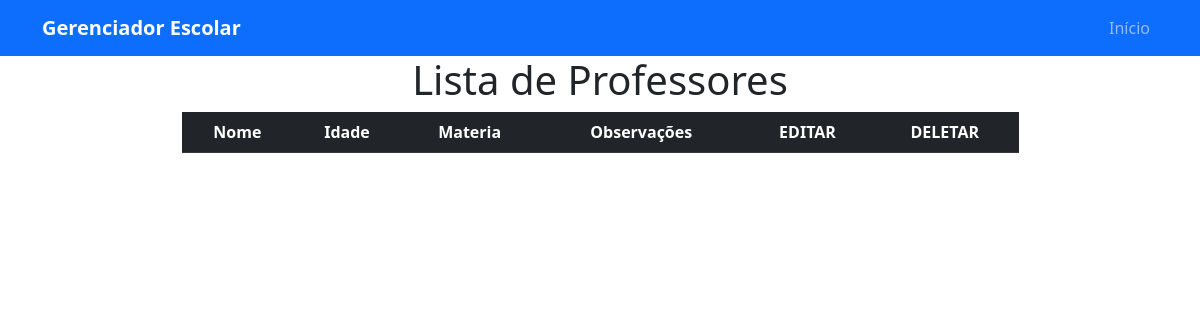
The app's page /professor/, older data.
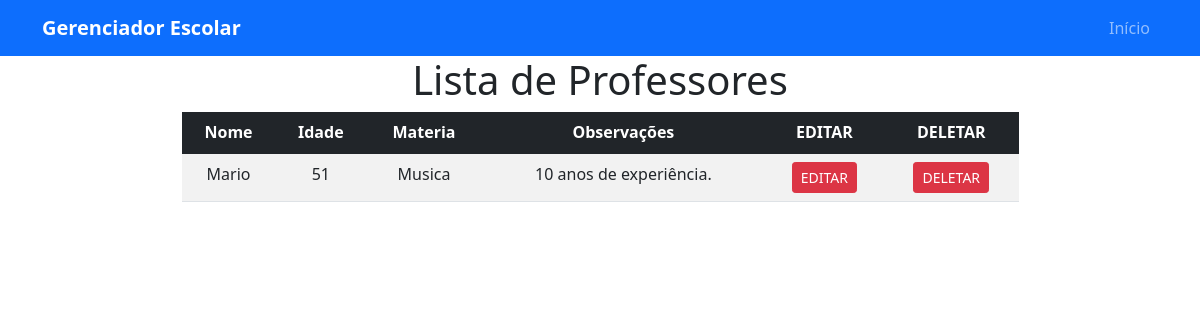
The same page, newer data.
### model/professor.py (models this page shows)
class Professor(db.Model):
    __tablename__ = "professores"
    id = db.Column(db.Integer, primary_key=True)
    nome = db.Column(db.String(100), nullable=False)
    idade = db.Column(db.Integer, nullable=False)
    materia = db.Column(db.String(100), nullable=True)
    observacoes = db.Column(db.Text, nullable=True)
    turmas = db.relationship("Turma", back_populates="professor")

### routes/professor_routes.py (the view)
@professores_bp.route("/")
def listar_professores():
    professores = ProfessorController.index()
    return render_template("professores.html", professores=professores, titulo="Lista de Professores")

### controller/professor_controller.py (called while the page is built)
    @staticmethod
    def index():
        professores = Professor.query.all()
        return professores

### templates/professores.html (shortened to what this page needs)
<!DOCTYPE html>
<html lang="pt-BR">
<head>
    <link rel="stylesheet" href="{{ url_for('static', filename='bootstrap.css') }}">
</head>
<body>
<header>
    <nav class="navbar navbar-expand-lg navbar-dark bg-primary">
        <div class="container">
            <a class="navbar-brand fw-bold" href="{{ url_for('pagina_inicial') }}">Gerenciador Escolar</a>
            <div class="collapse navbar-collapse" id="navbarNav">
                <ul class="navbar-nav ms-auto">
                    <li class="nav-item"> <a class="nav-link" href="{{ url_for('pagina_inicial') }}">Início</a> </li>
                </ul>
            </div>
        </div>
    </nav>
</header>
    <div class="container d-flex flex-column justify-content-center align-items-center">
        <div>
            <h1>{{ titulo }}</h1>
        </div>
        <div class="table-responsive" style="width: 75%;">
            <table class="table table-striped table-hover text-center">
                <thead class="table-dark">
                    <tr>
                        <th>Nome</th>
                        <th>Idade</th>
                        <th>Materia</th>
                        <th>Observações</th>
                        <th>EDITAR</th>
                        <th>DELETAR</th>
                    </tr>
                </thead>
                <tbody>
                    {% for professor in professores %}
                    <tr>
                        <td>{{ professor.nome }}</td>
                        <td>{{ professor.idade }}</td>
                        <td>{{ professor.materia }}</td>
                        <td>{{ professor.observacoes }}</td>
                        <td><a href="{{ url_for('professor_rota.editar_professor', nome=professor.nome) }}" class="btn btn-danger btn-sm">EDITAR</a></td>
                        <td><a href="{{ url_for('professor_rota.deletar_professor', nome=professor.nome) }}" class="btn btn-danger btn-sm">DELETAR</a></td>
                    </tr>
                    {% endfor %}
                </tbody>
            </table>
        </div>
    </div>
</body>
</html>

Row changes from the older to the newer data that the page shows:
added Professor: nome "Mario", idade "51", materia "Musica", observacoes "10 anos de experiência."
